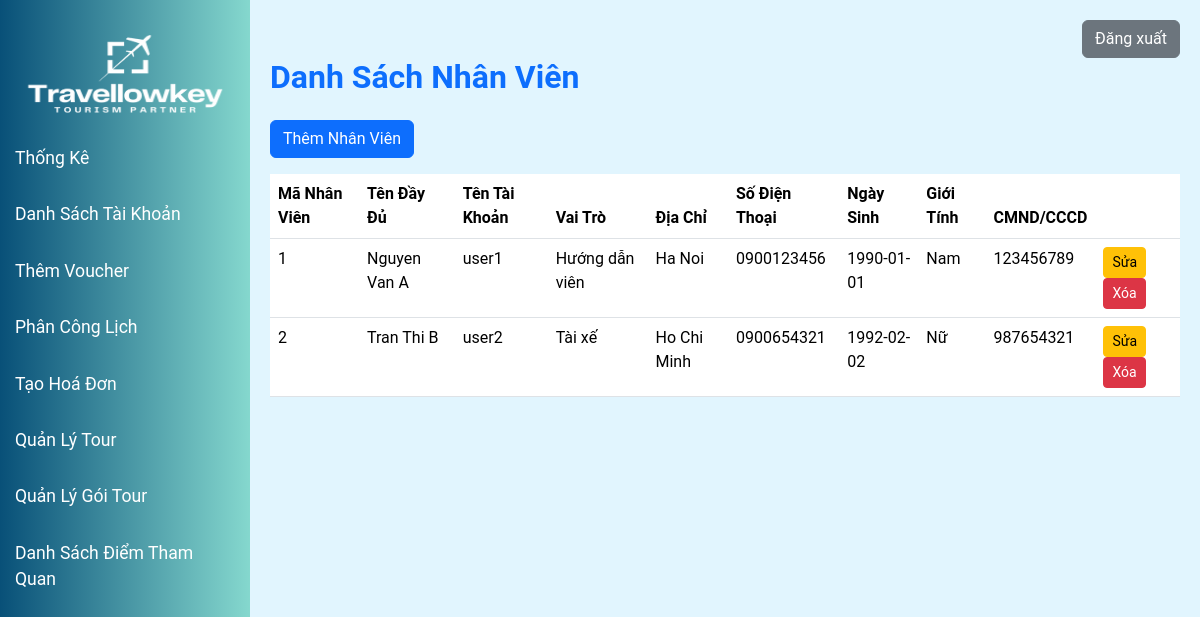
Before: /modules/manager_home/manager_employee.php with the older database file.
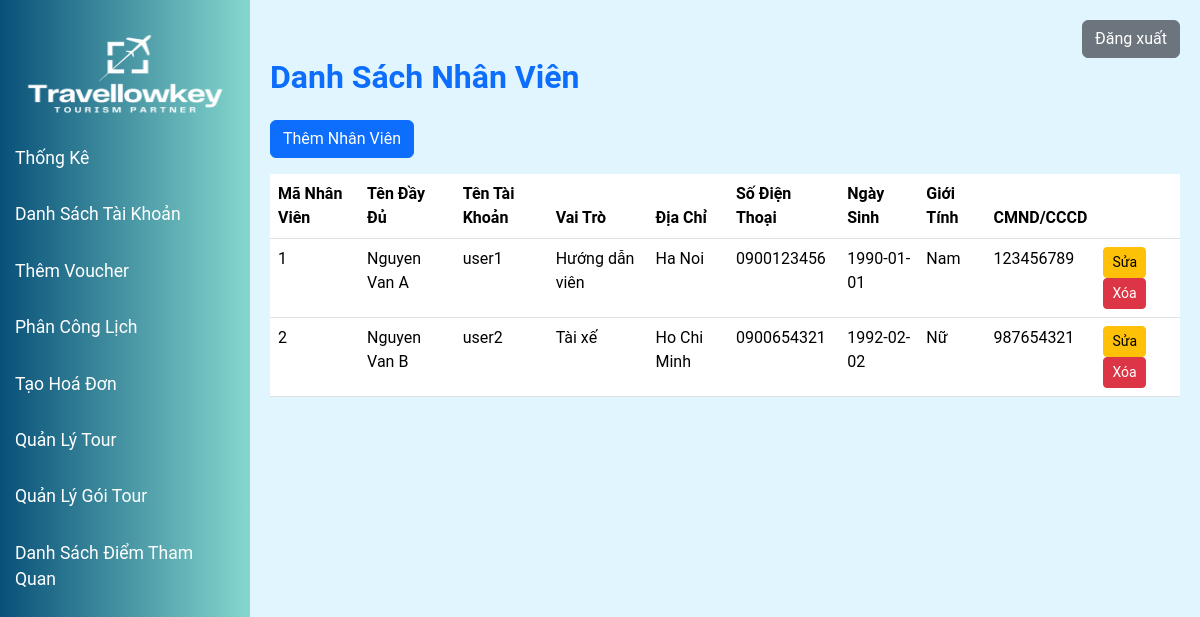
After: the same page with the newer database file.
### tables this page shows
CREATE TABLE `employee` (
  `employeeCode` int(11) NOT NULL AUTO_INCREMENT,
  `role` varchar(50) DEFAULT NULL,
  `username` varchar(50) DEFAULT NULL,
  PRIMARY KEY (`employeeCode`),
  KEY `username` (`username`),
  CONSTRAINT `employee_ibfk_1` FOREIGN KEY (`username`) REFERENCES `users` (`username`)
);

CREATE TABLE `users` (
  `username` varchar(50) NOT NULL,
  `password` varchar(50) NOT NULL,
  `fullName` varchar(100) DEFAULT NULL,
  `address` varchar(200) DEFAULT NULL,
  `phone` varchar(15) DEFAULT NULL,
  `dob` date DEFAULT NULL,
  `gender` int(11) DEFAULT NULL,
  `identifyCard` varchar(20) DEFAULT NULL,
  PRIMARY KEY (`username`)
);

### models/mUsers.php (called while the page is built, shortened)
<?php
include_once("clsKetNoi.php");
class modelUser
{
    private $conn;
    function __construct()
    {
        $p = new clsKetNoi();
        $this->conn = $p->ketNoiDB();
    }
    public function getAllEmployees()
    {
        if ($this->conn) {
            $query = "SELECT employee.employeeCode, users.username, users.fullName, employee.role, users.address, users.phone, users.dob, users.gender, users.identifyCard
                      FROM employee
                      JOIN users ON employee.username = users.username";
            $result = $this->conn->query($query);
            $employees = [];
            while ($row = $result->fetch_assoc()) {
                $employees[] = $row;
            }
            return $employees;
        } else {
            return false;
        }
    }
}

### models/clsKetNoi.php (called while the page is built, shortened)
<?php
class clsKetNoi {
    function ketNoiDB() {
        $this->conn = new mysqli("localhost", "root", "", "ptud");
        return $this->conn;
    }
}
?>

### modules/manager_home/manager_employee.php (the view, shortened to what this page needs)
<?php
include_once("../../models/mUsers.php");
?>
<!DOCTYPE html>
<html lang="vi">
<head>
    <link rel="stylesheet" href="/Tour_management/asset/css/bootstrap.min.css">
    <link rel="stylesheet" href="/Tour_management/asset/css/manager_home.css">
</head>
<body>
    <div class="sidebar">
        <a href="/Tour_management/index.php" style="max-width: 100%;">
            <img id="logo" src="/Tour_management/asset/images/travellowkey_logo.png" alt="Logo">
        </a>
        <a href="/Tour_management/modules/manager_home/manager_home.php">Thống Kê</a>
        <a href="/Tour_management/modules/manager_home/manager_employee.php">Danh Sách Tài Khoản</a>
        <a href="/Tour_management/modules/manager_home/manager_voucher.php">Thêm Voucher</a>
        <a href="/Tour_management/modules/manager_home/manager_assign.php">Phân Công Lịch</a>
        <a href="/Tour_management/modules/manager_home/manager_bill.php">Tạo Hoá Đơn</a>
        <a href="/Tour_management/modules/tour_manage/index.php">Quản Lý Tour</a>
        <a href="/Tour_management/modules/tour_category_management/index.php">Quản Lý Gói Tour</a>
        <a href="./sightseeing_list.php">Danh Sách Điểm Tham Quan</a>
    </div>
    <div class="content">
        <div class="col">
            <div class="text-end">
                <form action="/Tour_management/index.php" method="POST">
                    <button type="submit" name="logout" class="btn btn-secondary">Đăng xuất</button>
                </form>
            </div>
        </div>
        <h2 class="text-primary fw-bold mb-4">Danh Sách Nhân Viên</h2>
        <button class="btn btn-primary mb-3" data-bs-toggle="modal" data-bs-target="#addEmployeeModal">Thêm Nhân Viên</button>
        <div class="row mb-4">
            <div class="col-md-12">
                <table class="table">
                    <thead>
                        <tr>
                            <th scope="col">Mã Nhân Viên</th>
                            <th scope="col">Tên Đầy Đủ</th>
                            <th scope="col">Tên Tài Khoản</th>
                            <th scope="col">Vai Trò</th>
                            <th scope="col">Địa Chỉ</th>
                            <th scope="col">Số Điện Thoại</th>
                            <th scope="col">Ngày Sinh</th>
                            <th scope="col">Giới Tính</th>
                            <th scope="col">CMND/CCCD</th>
                            <th scope="col"></th>
                        </tr>
                    </thead>
                    <tbody>
                        <?php
                        include_once("../../models/mUsers.php");
                        $userModel = new modelUser();
                        $employees = $userModel->getAllEmployees();
                        foreach ($employees as $employee) {
                            echo '<tr>';
                            echo '<td>' . $employee['employeeCode'] . '</td>';
                            echo '<td>' . $employee['fullName'] . '</td>';
                            echo '<td>' . $employee['username'] . '</td>';
                            echo '<td>' . $employee['role'] . '</td>';
                            echo '<td>' . $employee['address'] . '</td>';
                            echo '<td>' . $employee['phone'] . '</td>';
                            echo '<td>' . $employee['dob'] . '</td>';
                            echo '<td>' . ($employee['gender'] == 1 ? 'Nam' : 'Nữ') . '</td>';
                            echo '<td>' . $employee['identifyCard'] . '</td>';
                            echo '<td>
                                    <button class="btn btn-warning btn-sm edit-button" data-bs-toggle="modal" data-bs-target="#editEmployeeModal" data-username="' . $employee['username'] . '">Sửa</button>
                                    <button class="btn btn-danger btn-sm delete-button" data-username="' . $employee['username'] . '">Xóa</button>
                                  </td>';
                            echo '</tr>';
                        }
                        ?>
                    </tbody>
                </table>
            </div>
        </div>
    </div>
</body>
</html>

### asset/css/manager_home.css (style rules this page uses)
body { font-family: 'Roboto', sans-serif; background-color: #e0f7fa; margin: 0; height: 100vh; overflow: hidden; }
.sidebar { height: 100vh; background: linear-gradient(90deg, rgba(8,80,120,1) 0%, rgba(133,216,206,1) 100%) !important; padding-top: 20px; width: 250px; position: fixed; }
.sidebar a { font-size: 1.1rem; color: white; padding: 15px; text-decoration: none; display: block; }
.content { margin-left: 250px; padding: 20px; height: 100vh; overflow-y: auto; background-color: #e1f5fe; }
#logo { max-height: 10vh; width: 100%; display: block; margin: auto; }
.row { display: flex; justify-content: space-between; flex-wrap: wrap; }

Changed rows visible on the page:
changed through a linked row, employee "Tài xế": username.fullName "Tran Thi B" → "Nguyen Van B"
